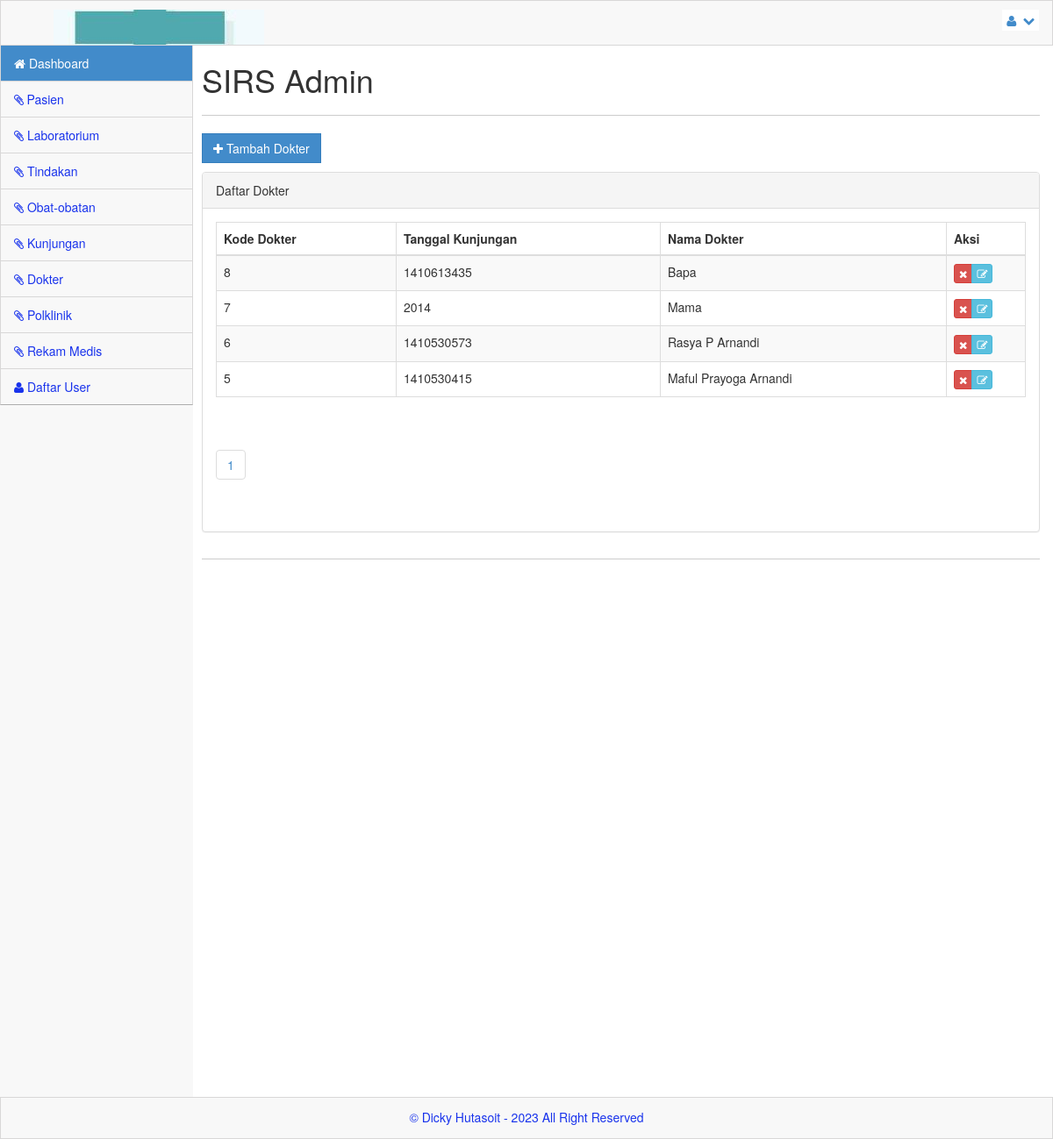
Page /admin/index.php?menu=dokter (signed in) on the committed database.
### tables this page shows
CREATE TABLE `dokter` (
  `kd_dokter` int(11) NOT NULL AUTO_INCREMENT,
  `kd_poli` int(11) NOT NULL,
  `tgl_kunjungan` int(12) NOT NULL,
  `kd_user` int(11) NOT NULL,
  `nm_dokter` varchar(300) NOT NULL,
  `sip` enum('pagi','siang','malam','') NOT NULL,
  `tmpat_lhr` varchar(300) NOT NULL,
  `no_tlp` varchar(14) NOT NULL,
  `alamat` varchar(300) NOT NULL,
  PRIMARY KEY (`kd_dokter`)
);

### admin/dokter.php (the view, shortened to what this page needs)
<?php
include_once("../library/koneksi.php");
$row = 20;
$hal = isset($_GET['hal']) ? $_GET['hal'] : 0;
$pageSql = "SELECT * FROM dokter";
$pageQry = mysqli_query($server, $pageSql);
$jml = mysqli_num_rows($pageQry);
$max = ceil($jml / $row);
?>
<a href="?menu=dokter_add" class="btn btn-primary btn-rect"><i class='icon icon-white icon-plus'></i> Tambah Dokter</a><p>
<div class="panel panel-default">
    <div class="panel-heading">
        Daftar Dokter
    </div>
    <div class="panel-body">
        <div class="table-responsive">
            <table class="table table-striped table-bordered table-hover">
                <thead>
                    <tr>
                        <th>Kode Dokter</th>
                        <th>Tanggal Kunjungan</th>
                        <th>Nama Dokter</th>
                        <th width="90">Aksi</th>
                    </tr>
                </thead>
                <tbody>
                    <?php
                    $kjgSql = "SELECT * FROM dokter ORDER BY kd_dokter DESC LIMIT $hal, $row";
                    $kjgQry = mysqli_query($server, $kjgSql);
                    while ($kjg = mysqli_fetch_array($kjgQry)) {
                        ?>
                        <tr>
                            <td><?php echo $kjg['kd_dokter']; ?></td>
                            <td><?php echo $kjg['tgl_kunjungan']; ?></td>
                            <td><?php echo $kjg['nm_dokter']; ?></td>
                            <td>
                                <div class='btn-group'>
                                    <a href="?menu=dokter_del&aksi=hapus&nmr=<?php echo $kjg['kd_dokter']; ?>" class="btn btn-xs btn-danger tipsy-kiri-atas" title="Hapus Data Ini" onclick="return confirm('ANDA YAKIN AKAN MENGHAPUS DATA PENTING INI ... ?')"><i class="icon-remove icon-white"></i></a>
                                    <a href="?menu=dokter_edit&aksi=edit&nmr=<?php echo $kjg['kd_dokter']; ?>" class="btn btn-xs btn-info tipsy-kiri-atas" title='Edit Data ini'> <i class="icon-edit icon-white"></i> </a>
                                </div>
                            </td>
                        </tr>
                    <?php } ?>
                    </tbody>
                </table>
                <div class="pagination">
                    <ul class="pagination">
                        <?php
                        for ($h = 1; $h <= $max; $h++) {
                            $list[$h] = $row * $h - $row;
                            echo "<li><a href='?menu=dokter&hal=$list[$h]'>$h</a></li>";
                        }
                        ?>
                    </ul>
                </div>
            </div>
        </div>
    </div>

### css/main.css (style rules this page uses)
@media (min-width: 768px) { html, body { height: 100%; } }
body.padTop53 { padding-top: 75px; overflow: visible; }
@media (min-width: 802px) { body.padTop53 { padding-top: 51px; } }
.btn-rect { border-radius: 0 !important; }

### css/MoneAdmin.css (style rules this page uses)
body { background-color: #f8f8f8; }

### rows in the picture
dokter: kd_dokter "8", tgl_kunjungan "1410613435", nm_dokter "Bapa"
dokter: kd_dokter "7", tgl_kunjungan "2014", nm_dokter "Mama"
dokter: kd_dokter "6", tgl_kunjungan "1410530573", nm_dokter "Rasya P Arnandi"
dokter: kd_dokter "5", tgl_kunjungan "1410530415", nm_dokter "Maful Prayoga Arnandi"
